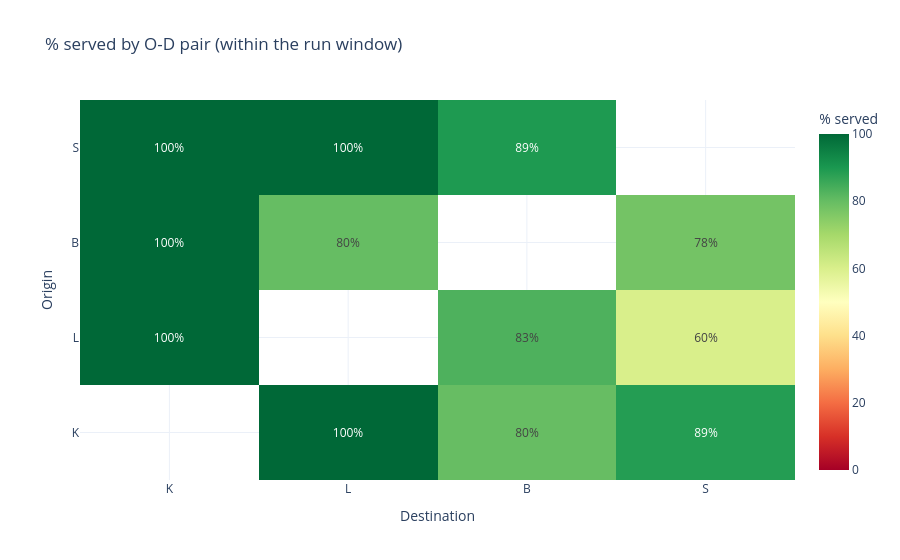

Notebook source saved alongside this figure:
### Markdown cell above
## Nota: empate exacto en el ranking compuesto (C y D, 5 vs 5)

C y D quedan EXACTAMENTE empatados en la suma de rangos (5 cada una, contra 10 de A y B) --
el codigo de arriba elige uno por como pandas rompe empates internamente (no es una decision
metodologica real). Los dos representan compromisos distintos: D gana en tiempo medio y espera
media; C gana en el peor caso Y en movimientos (72, muy por debajo de las demas). Se muestra el
detalle de las dos, no solo la que el desempate automatico eligio -- ver seccion 6 del README
para la lectura completa.

### Code cell
corrida_C = corridas["C"]
fig = viz.graficar_heatmap_cumplimiento(corrida_C)
fig.write_html(str(OUT_COMPARACION / "heatmap_por_par_C.html"))
fig.show()

### Figure 1 — Plotly figure (JSON) as saved in the notebook; plotly's stock layout.template omitted (floating-point values rounded to 4 significant figures)
{"data": [{"colorbar": {"title": {"text": "% served"}}, "colorscale": [[0.0, "rgb(165,0,38)"], [0.1, "rgb(215,48,39)"], [0.2, "rgb(244,109,67)"], [0.3, "rgb(253,174,97)"], [0.4, "rgb(254,224,139)"], [0.5, "rgb(255,255,191)"], [0.6, "rgb(217,239,139)"], [0.7, "rgb(166,217,106)"], [0.8, "rgb(102,189,99)"], [0.9, "rgb(26,152,80)"], [1.0, "rgb(0,104,55)"]], "hovertemplate": "origin %{y} -> destination %{x}<br>%{z:.1f}% served<extra></extra>", "text": [["", "100%", "80%", "89%"], ["100%", "", "83%", "60%"], ["100%", "80%", "", "78%"], ["100%", "100%", "89%", ""]], "texttemplate": "%{text}", "type": "heatmap", "x": ["K", "L", "B", "S"], "y": ["K", "L", "B", "S"], "z": [[NaN, 100.0, 79.87, 88.64], [100.0, NaN, 83.16, 60.0], [100.0, 80.0, NaN, 77.78], [100.0, 100.0, 89.44, NaN]], "zmax": 100, "zmin": 0}], "layout": {"title": {"text": "% served by O-D pair (within the run window)"}, "xaxis": {"title": {"text": "Destination"}}, "yaxis": {"title": {"text": "Origin"}}}}
